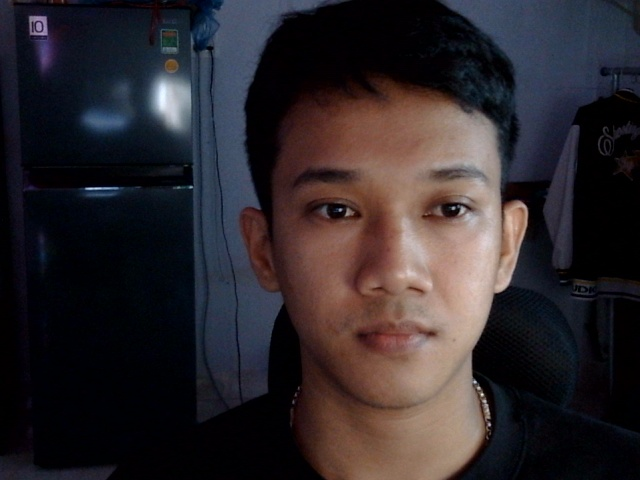
#> input picture experiments/dataset/TuyenVuong/dark_001.jpg, 640 x 480 px; its folder holds only this picture in this run
$ python -i detection.py   (imports and definitions only)
#> lines starting #> are read from the running program, lines starting #| are printed output that depends on the picture
### utils/logger.py
import logging
import sys

RESET   = "\033[0m"
BOLD    = "\033[1m"
RED     = "\033[31m"
YELLOW  = "\033[33m"
GREEN   = "\033[32m"
CYAN    = "\033[36m"
MAGENTA = "\033[35m"

LEVEL_COLORS = {
    logging.DEBUG:    CYAN,
    logging.INFO:     GREEN,
    logging.WARNING:  YELLOW,
    logging.ERROR:    RED,
    logging.CRITICAL: MAGENTA + BOLD,
}


class ColorFormatter(logging.Formatter):
    # [5 lines left out: function format, not called in this run]


def get_logger(name: str) -> logging.Logger:
    logger = logging.getLogger(name)
    if logger.handlers:
        return logger
    logger.setLevel(logging.DEBUG)
    handler = logging.StreamHandler(sys.stdout)
    handler.setFormatter(ColorFormatter(
        fmt="%(asctime)s | %(levelname)s | %(name)s | %(message)s",
        datefmt="%H:%M:%S",
    ))
    logger.addHandler(handler)
    logger.propagate = False
    return logger

### modules/detection.py
from __future__ import annotations

import threading
from typing import List, Optional

import cv2
import numpy as np

from config import DETECTION_BACKEND, MIN_FACE_SIZE
from utils.face_db import FaceRegion
from utils.image_utils import resize_for_detection
from utils.logger import get_logger

logger = get_logger("detection")

_HAAR_PATH = cv2.data.haarcascades + "haarcascade_frontalface_default.xml"


class FaceDetector:
    def __init__(self, backend: str = DETECTION_BACKEND):
        self.backend = backend
        self._mtcnn = None
        self._haar: Optional[cv2.CascadeClassifier] = None
        # Serialize all calls — MTCNN is not thread-safe
        self._lock = threading.Lock()
        self._init_backend()

    def _init_backend(self) -> None:
        if self.backend == "mtcnn":
            try:
                from mtcnn import MTCNN
                self._mtcnn = MTCNN()
                logger.info("MTCNN detector initialized")
            except Exception as e:
                logger.warning(f"MTCNN unavailable ({e}), falling back to Haar")
                self.backend = "opencv"
        if self.backend in ("opencv", "haar") or self._mtcnn is None:
            self._haar = cv2.CascadeClassifier(_HAAR_PATH)
            if self._haar.empty():
                raise RuntimeError(f"Cannot load Haar cascade from {_HAAR_PATH}")
            logger.info("Haar cascade detector initialized")

    def detect(self, frame: np.ndarray) -> List[FaceRegion]:
        with self._lock:
            if self._mtcnn is not None:
                try:
                    return self._detect_mtcnn(frame)
                except Exception as e:
                    logger.warning(f"MTCNN error: {e}, falling back to Haar")
            return self._detect_haar(frame)

    def _detect_mtcnn(self, frame: np.ndarray) -> List[FaceRegion]:
        small = resize_for_detection(frame, scale=0.5)
        rgb = cv2.cvtColor(small, cv2.COLOR_BGR2RGB)
        detections = self._mtcnn.detect_faces(rgb)
        results = []
        for d in detections:
            if d["confidence"] < 0.85:
                continue
            bx, by, bw, bh = d["box"]
            x = max(0, bx * 2)
            y = max(0, by * 2)
            w, h = bw * 2, bh * 2
            if w < MIN_FACE_SIZE or h < MIN_FACE_SIZE:
                continue
            kp = d.get("keypoints", {})
            landmarks = {
                "left_eye":  (kp["left_eye"][0]  * 2, kp["left_eye"][1]  * 2) if "left_eye"  in kp else None,
                "right_eye": (kp["right_eye"][0] * 2, kp["right_eye"][1] * 2) if "right_eye" in kp else None,
                "nose":      (kp["nose"][0]       * 2, kp["nose"][1]       * 2) if "nose"      in kp else None,
            }
            results.append(FaceRegion(x=x, y=y, w=w, h=h,
                                      confidence=d["confidence"], landmarks=landmarks))
        return results

    def _detect_haar(self, frame: np.ndarray) -> List[FaceRegion]:
        gray = cv2.cvtColor(frame, cv2.COLOR_BGR2GRAY)
        faces = self._haar.detectMultiScale(
            gray, scaleFactor=1.1, minNeighbors=5,
            minSize=(MIN_FACE_SIZE, MIN_FACE_SIZE),
        )
        results = []
        if len(faces):
            for (x, y, w, h) in faces:
                results.append(FaceRegion(x=int(x), y=int(y), w=int(w), h=int(h), confidence=0.9))
        return results

>>> import cv2
>>> picture = cv2.imread('../experiments/dataset/TuyenVuong/dark_001.jpg')
#> picture is the input picture: shape (480, 640, 3); mean B, G, R 43.4, 39.5, 45.6
>>> result = FaceDetector().detect(picture)
#> (the call stopped at in _init_backend, `self._mtcnn = MTCNN()`: mtcnn is not available in this run)
#> in _detect_haar, `gray = cv2.cvtColor(frame, cv2.COLOR_BGR2GRAY)`:
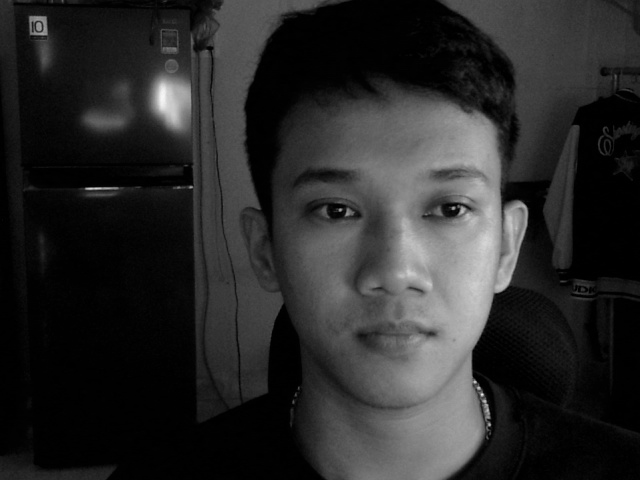
#> gray: shape (480, 640); min 0, max 246, mean 41.8
#> (the run stopped early here; a loop or call above may not have finished)

$ run again, on experiments/dataset/TuyenVuong/dark_003.jpg
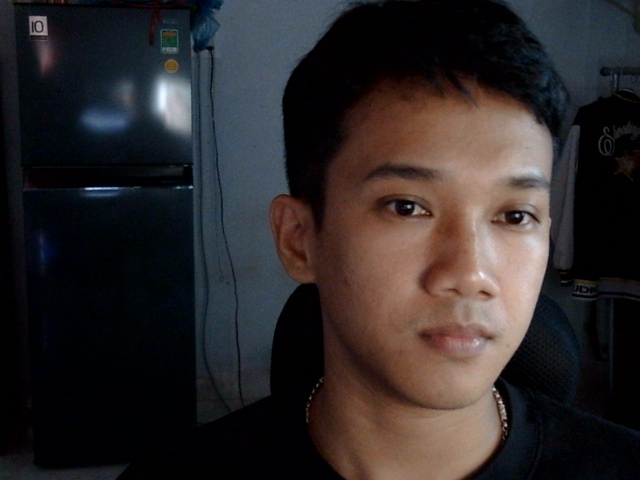
#> input picture experiments/dataset/TuyenVuong/dark_003.jpg, 640 x 480 px
#> picture is the input picture: shape (480, 640, 3); mean B, G, R 41.3, 40.7, 46.1
#> in _detect_haar, `gray = cv2.cvtColor(frame, cv2.COLOR_BGR2GRAY)`:
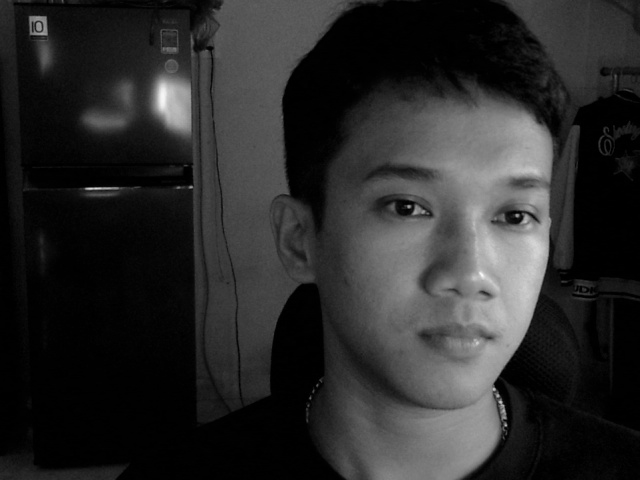
#> gray: shape (480, 640); min 0, max 250, mean 42.4
